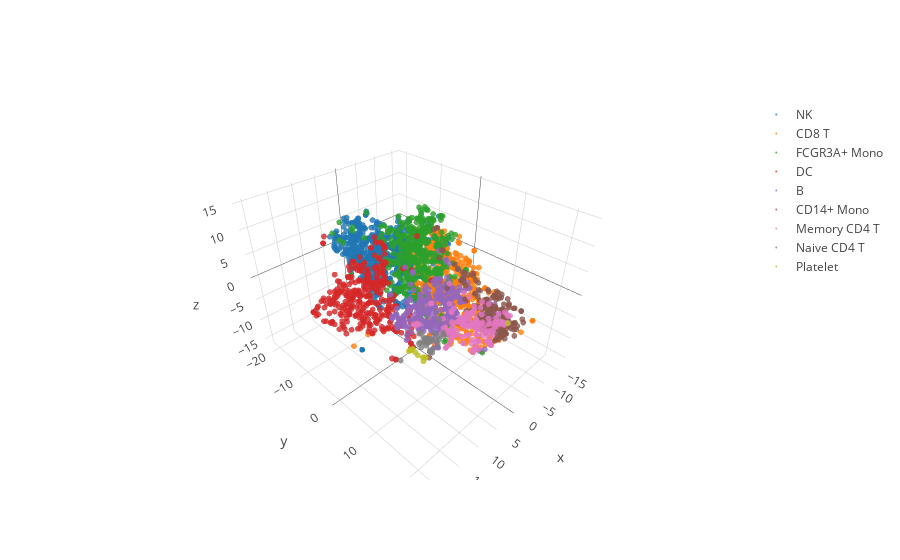

Here is the notebook cell this chart was saved with:
### Code cell
plot2Dtsne(df2d, 'beta-VAE, lr=0.001, latent_size=6, beta=2.0')
plot3Dtsne(df3d)

### Figure 1 — Plotly figure (JSON) as saved in the notebook; plotly's stock layout.template omitted (floating-point values rounded to 4 significant figures; data arrays with more than 128 entries replaced by an {"elided": "..."} marker saying what was removed)
{"data": [{"marker": {"color": 0, "opacity": 0.8, "size": 2}, "mode": "markers", "name": "NK", "type": "scatter3d", "uid": "cda4b6bb-2814-4b7e-9a00-df2eaf7a9413", "x": {"elided": "702 float values"}, "y": {"elided": "702 float values"}, "z": {"elided": "702 float values"}}, {"marker": {"color": 1, "opacity": 0.8, "size": 2}, "mode": "markers", "name": "CD8 T", "type": "scatter3d", "uid": "c52c4d84-0c38-4467-a8b5-7e68eb566b34", "x": {"elided": "480 float values"}, "y": {"elided": "480 float values"}, "z": {"elided": "480 float values"}}, {"marker": {"color": 2, "opacity": 0.8, "size": 2}, "mode": "markers", "name": "FCGR3A+ Mono", "type": "scatter3d", "uid": "215ea55e-9114-454b-8640-f0305f3fa274", "x": {"elided": "452 float values"}, "y": {"elided": "452 float values"}, "z": {"elided": "452 float values"}}, {"marker": {"color": 3, "opacity": 0.8, "size": 2}, "mode": "markers", "name": "DC", "type": "scatter3d", "uid": "9880daa2-3460-4778-9e56-ab21a91f2a99", "x": {"elided": "344 float values"}, "y": {"elided": "344 float values"}, "z": {"elided": "344 float values"}}, {"marker": {"color": 4, "opacity": 0.8, "size": 2}, "mode": "markers", "name": "B", "type": "scatter3d", "uid": "39b79f01-8017-4ea5-8a88-cfcc8ed0d33f", "x": {"elided": "308 float values"}, "y": {"elided": "308 float values"}, "z": {"elided": "308 float values"}}, {"marker": {"color": 5, "opacity": 0.8, "size": 2}, "mode": "markers", "name": "CD14+ Mono", "type": "scatter3d", "uid": "7c6ef2d0-aa4c-42e3-8638-e3a410ba55fd", "x": {"elided": "162 float values"}, "y": {"elided": "162 float values"}, "z": {"elided": "162 float values"}}, {"marker": {"color": 6, "opacity": 0.8, "size": 2}, "mode": "markers", "name": "Memory CD4 T", "type": "scatter3d", "uid": "d9de9e62-a597-4176-8d3a-0d809be46e44", "x": {"elided": "144 float values"}, "y": {"elided": "144 float values"}, "z": {"elided": "144 float values"}}, {"marker": {"color": 7, "opacity": 0.8, "size": 2}, "mode": "markers", "name": "Naive CD4 T", "type": "scatter3d", "uid": "692a64bd-03e2-4502-9e1f-6e99ed9507e8", "x": [7.941, 8.663, 7.453, 12.32, 8.699, 6.834, 6.38, 8.56, 8.668, 9.568, 8.468, 8.872, 4.983, 7.201, 8.56, 8.9, 7.654, 8.523, 8.326, 8.391, 7.977, 8.826, 6.828, 6.498, 8.104, 8.168, 10.31, 9.896, 6.332, 9.396, 9.832, 6.289], "y": [12.61, 10.27, 11.14, 8.234, 11.5, 12.85, 12.27, 10.01, 9.281, 11.49, 12.7, 12.28, 10.11, 9.952, 11.2, 10.52, 10.85, 11.91, 11.21, 12.93, 10.3, 9.143, 8.206, 11.57, 11.03, 11.12, 11.11, 10.13, 12.22, 10.03, 11.97, 9.835], "z": [-1.272, -3.417, -1.707, -6.587, -4.766, -1.744, -1.956, -3.815, -2.086, -2.931, -2.01, -3.6, -0.9157, -4.579, -2.255, -2.433, -3.511, -4.885, -4.911, -2.36, -4.149, -2.225, -4.774, -3.352, -5.642, -5.449, -3.024, -3.107, -1.684, -3.209, -0.809, -4.576]}, {"marker": {"color": 8, "opacity": 0.8, "size": 2}, "mode": "markers", "name": "Platelet", "type": "scatter3d", "uid": "91e3caff-8c6e-4708-8fb1-37c96b6e6c6f", "x": [3.294, 2.163, 1.943, 4.908, 3.402, 4.131, 3.903, 2.664, -12.18, 3.927, 4.082, 4.353, 3.771, 4.532], "y": [5.088, 4.309, 4.416, 2.69, 3.664, 2.924, 2.482, 4.264, 13.14, 2.347, 2.361, 2.846, 3.324, 2.742], "z": [-15.12, -15.37, -15.5, -12.98, -14.41, -12.72, -13.52, -15.06, -9.856, -13.47, -13.32, -12.81, -13.62, -12.9]}], "layout": {}}
